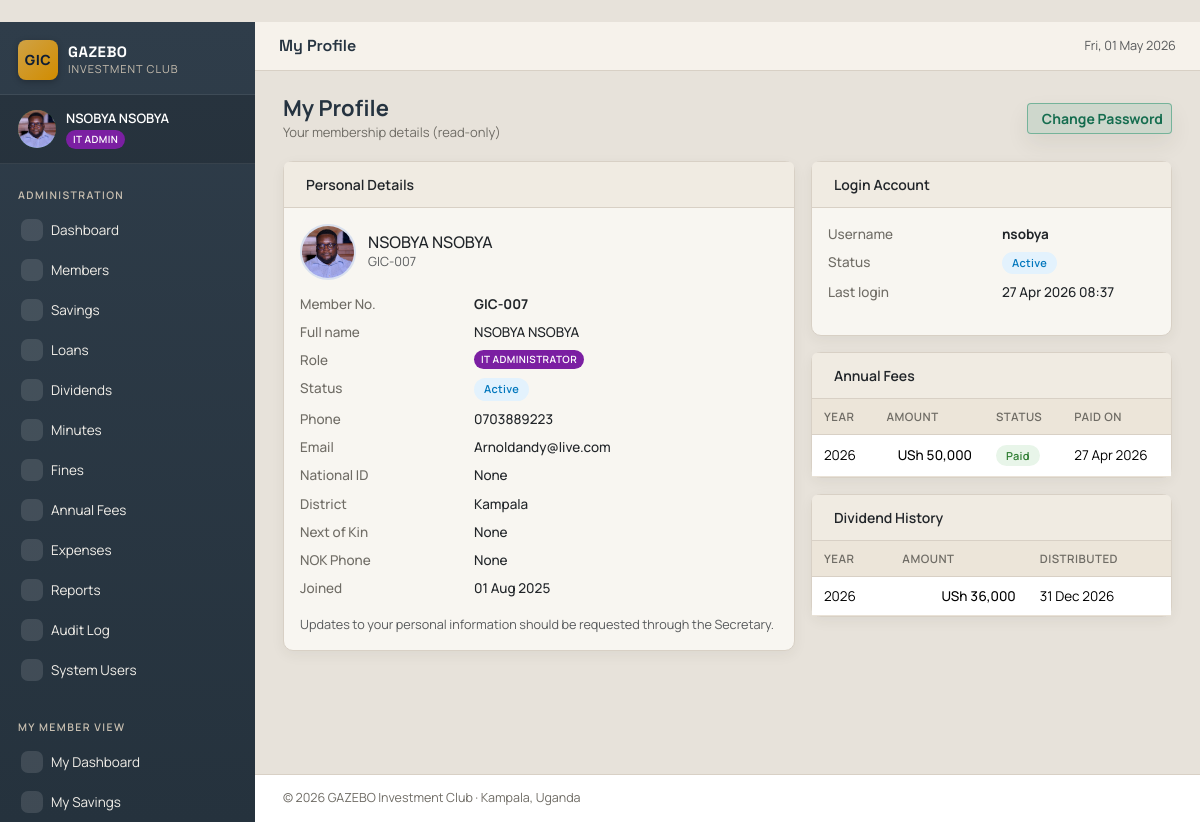
Page /member/profile (signed in) on the earlier database version.
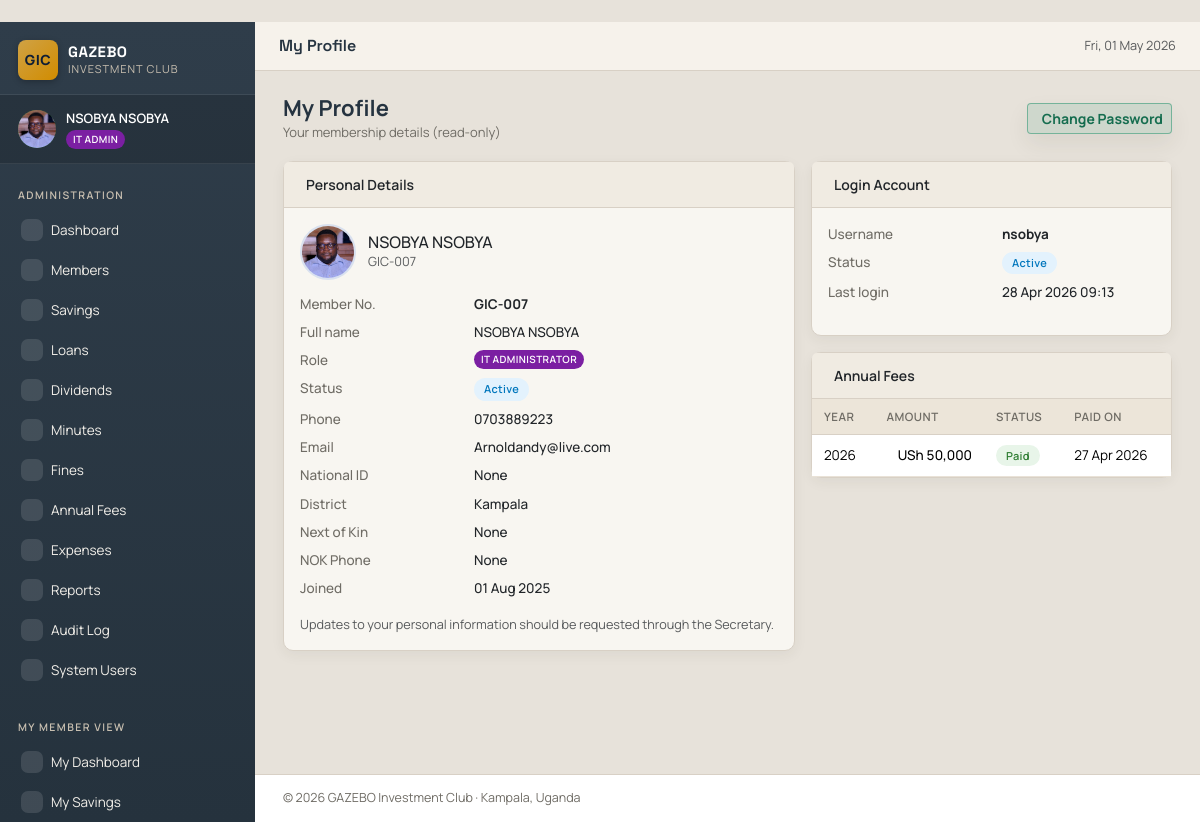
Same page on the later database version.
### tables this page shows
CREATE TABLE members (
    id              INTEGER PRIMARY KEY AUTOINCREMENT,
    member_no       TEXT UNIQUE NOT NULL,         -- e.g. GIC-001
    full_name       TEXT NOT NULL,
    phone           TEXT,
    email           TEXT,
    national_id     TEXT,
    district        TEXT DEFAULT 'Kampala',
    address         TEXT,
    next_of_kin     TEXT,
    nok_phone       TEXT,
    role            TEXT NOT NULL DEFAULT 'MEMBER',
    join_date       DATE NOT NULL,
    status          TEXT DEFAULT 'Active',        -- Active / Inactive / Suspended
    photo_url       TEXT,
    notes           TEXT,
    created_at      TIMESTAMP DEFAULT CURRENT_TIMESTAMP,
    updated_at      TIMESTAMP DEFAULT CURRENT_TIMESTAMP
, surname TEXT, first_name TEXT, other_names TEXT, gender TEXT, date_of_birth DATE, nationality TEXT DEFAULT 'Ugandan', marital_status TEXT, tin TEXT, nid_copy_url TEXT, alt_phone TEXT, whatsapp_no TEXT, village_street TEXT, employment_status TEXT, occupation TEXT, employer_business TEXT, monthly_income REAL, monthly_contribution REAL DEFAULT 100000, preferred_pay_date INTEGER, mobile_money_no TEXT, bank_account_no TEXT, share_account_no TEXT, nok_relationship TEXT, nok_address TEXT);

CREATE TABLE users (
    id              INTEGER PRIMARY KEY AUTOINCREMENT,
    username        TEXT UNIQUE NOT NULL,
    password_hash   TEXT NOT NULL,
    member_id       INTEGER UNIQUE,
    is_active       INTEGER DEFAULT 1,
    must_change_pw  INTEGER DEFAULT 1,
    last_login      TIMESTAMP,
    created_at      TIMESTAMP DEFAULT CURRENT_TIMESTAMP,
    FOREIGN KEY (member_id) REFERENCES members(id) ON DELETE CASCADE
);

CREATE TABLE annual_fees (
    id              INTEGER PRIMARY KEY AUTOINCREMENT,
    member_id       INTEGER NOT NULL,
    year            INTEGER NOT NULL,
    amount          INTEGER NOT NULL,
    status          TEXT DEFAULT 'Unpaid',  -- Paid / Unpaid
    paid_date       DATE,
    deadline        DATE,
    notes           TEXT,
    recorded_by     INTEGER,
    created_at      TIMESTAMP DEFAULT CURRENT_TIMESTAMP,
    FOREIGN KEY (member_id) REFERENCES members(id) ON DELETE CASCADE,
    FOREIGN KEY (recorded_by) REFERENCES users(id),
    UNIQUE (member_id, year)
);

CREATE TABLE dividend_payouts (
    id              INTEGER PRIMARY KEY AUTOINCREMENT,
    dividend_run_id INTEGER NOT NULL,
    member_id       INTEGER NOT NULL,
    amount          INTEGER NOT NULL,
    is_top_saver    INTEGER DEFAULT 0,
    notes           TEXT,
    FOREIGN KEY (dividend_run_id) REFERENCES dividend_runs(id) ON DELETE CASCADE,
    FOREIGN KEY (member_id) REFERENCES members(id)
);

CREATE TABLE dividend_runs (
    id                      INTEGER PRIMARY KEY AUTOINCREMENT,
    year                    INTEGER UNIQUE NOT NULL,
    total_interest_pool     INTEGER NOT NULL,
    top_saver_award         INTEGER NOT NULL,
    distributable_pool      INTEGER NOT NULL,
    member_count            INTEGER NOT NULL,
    per_member_amount       INTEGER NOT NULL,
    top_saver_id            INTEGER,
    top_saver_total         INTEGER,
    distribution_date       DATE NOT NULL,
    status                  TEXT DEFAULT 'Distributed', -- Distributed / Pending / Cancelled
    notes                   TEXT,
    processed_by            INTEGER,
    created_at              TIMESTAMP DEFAULT CURRENT_TIMESTAMP,
    FOREIGN KEY (top_saver_id) REFERENCES members(id),
    FOREIGN KEY (processed_by) REFERENCES users(id)
);

### member_routes.py (the view)
@bp.route('/profile')
def profile():
    db = get_db()
    member = _current_member()
    user = db.execute("SELECT * FROM users WHERE member_id=?",
                      (member['id'],)).fetchone()
    fines = db.execute(
        "SELECT * FROM fines WHERE member_id=? ORDER BY fine_date DESC",
        (member['id'],),
    ).fetchall()
    fees = db.execute(
        "SELECT * FROM annual_fees WHERE member_id=? ORDER BY year DESC",
        (member['id'],),
    ).fetchall()
    payouts = db.execute(
        """SELECT dp.*, dr.year, dr.distribution_date
             FROM dividend_payouts dp
             JOIN dividend_runs dr ON dr.id = dp.dividend_run_id
            WHERE dp.member_id=?
              AND dr.status IN ('Published', 'Distributed')
            ORDER BY dr.year DESC""",
        (member['id'],),
    ).fetchall()
    return render_template(
        'member/profile.html',
        member=member, user=user,
        fines=fines, fees=fees, payouts=payouts,
    )

### database.py (called while the page is built)
def get_db():
    if 'db' not in g:
        g.db = sqlite3.connect(
            current_app.config['DATABASE_PATH'],
            detect_types=sqlite3.PARSE_DECLTYPES,
        )
        g.db.row_factory = sqlite3.Row
        g.db.execute("PRAGMA foreign_keys = ON;")
    return g.db

### member_routes.py (called while the page is built)
@bp.before_request
@login_required
def _require_login():
    pass

def _current_member():
    db = get_db()
    member = db.execute(
        "SELECT * FROM members WHERE id = ?", (session['member_id'],)
    ).fetchone()
    if member:
        session['photo_url'] = member['photo_url']
    return member

### utils.py (called while the page is built)
def fmt_money(amount, with_symbol=True):
    if amount is None:
        amount = 0
    try:
        amount = int(amount)
    except (ValueError, TypeError):
        return str(amount)
    formatted = f"{amount:,}"
    if with_symbol:
        return f"{Config.CURRENCY_SYMBOL} {formatted}"
    return formatted

def login_required(f):
    @wraps(f)
    def decorated(*args, **kwargs):
        if 'user_id' not in session:
            flash('Please log in to continue.', 'warning')
            return redirect(url_for('auth.login', next=request.path))
        return f(*args, **kwargs)
    return decorated

### templates/member/profile.html (shortened to what this page needs)
﻿{% extends "base.html" %}
{% block topbar %}My Profile{% endblock %}
{% block content %}
<div class="page-header">
  <div><h1>My Profile</h1><div class="subtitle">Your membership details (read-only)</div></div>
  <a href="{{ url_for('auth.change_password') }}" class="btn btn-outline-primary btn-sm"> Change Password</a>
</div>
<div class="row g-3">
  <div class="col-md-7">
    <div class="card">
      <div class="card-header"> Personal Details</div>
      <div class="card-body">
        <div class="member-profile-head">
          {% if member.photo_url %}
          <img src="{{ url_for('static', filename=member.photo_url) }}" alt="{{ member.full_name }}" class="member-profile-photo">
          {% else %}
          <div class="member-profile-photo member-avatar-fallback">{{ (member.full_name or 'U')[0]|upper }}</div>
          {% endif %}
          <div>
            <div class="h6 mb-0">{{ member.full_name }}</div>
            <div class="small text-muted">{{ member.member_no }}</div>
          </div>
        </div>
        <dl class="kv-list">
          <dt>Member No.</dt><dd><strong>{{ member.member_no }}</strong></dd>
          <dt>Full name</dt><dd>{{ member.full_name }}</dd>
          <dt>Role</dt><dd><span class="role-badge role-{{ member.role|lower }}">{{ ROLES[member.role].name }}</span></dd>
          <dt>Status</dt><dd><span class="badge-pill badge-active">{{ member.status }}</span></dd>
          <dt>Phone</dt><dd>{{ member.phone or '-' }}</dd>
          <dt>Email</dt><dd>{{ member.email or '-' }}</dd>
          <dt>National ID</dt><dd>{{ member.national_id or '-' }}</dd>
          <dt>District</dt><dd>{{ member.district or '-' }}</dd>
          <dt>Next of Kin</dt><dd>{{ member.next_of_kin or '-' }}</dd>
          <dt>NOK Phone</dt><dd>{{ member.nok_phone or '-' }}</dd>
          <dt>Joined</dt><dd>{{ member.join_date|datefmt }}</dd>
        </dl>
        <p class="small text-muted mt-2 mb-0"> Updates to your personal information should be requested through the Secretary.</p>
      </div>
    </div>
  </div>
  <div class="col-md-5">
    <div class="card">
      <div class="card-header"> Login Account</div>
      <div class="card-body">
        {% if user %}
        <dl class="kv-list">
          <dt>Username</dt><dd><strong>{{ user.username }}</strong></dd>
          <dt>Status</dt><dd>{% if user.is_active %}<span class="badge-pill badge-active">Active</span>{% else %}<span class="badge-pill badge-defaulted">Disabled</span>{% endif %}</dd>
          <dt>Last login</dt><dd>{{ user.last_login|datetimefmt if user.last_login else 'Never' }}</dd>
        </dl>
        {% else %}
        <p>No login configured. Contact IT Admin.</p>
        {% endif %}
      </div>
    </div>
    <div class="card mt-3">
      <div class="card-header"> Annual Fees</div>
      <div class="card-body p-0">
        {% if fees %}
        <table class="table mb-0">
          <thead><tr><th>Year</th><th>Amount</th><th>Status</th><th>Paid On</th></tr></thead>
          <tbody>
            {% for f in fees %}
            <tr>
              <td>{{ f.year }}</td>
              <td class="table-money">{{ f.amount|money }}</td>
              <td><span class="badge-pill badge-{{ f.status|lower }}">{{ f.status }}</span></td>
              <td>{{ f.paid_date|datefmt if f.paid_date else '-' }}</td>
            </tr>
            {% endfor %}
          </tbody>
        </table>
        {% else %}
          <div class="empty-state small">No fee records.</div>
        {% endif %}
      </div>
    </div>
    {% if payouts %}
    <div class="card mt-3">
      <div class="card-header"> Dividend History</div>
      <div class="card-body p-0">
        <table class="table mb-0">
          <thead><tr><th>Year</th><th>Amount</th><th>Distributed</th></tr></thead>
          <tbody>
            {% for p in payouts %}
            <tr>
              <td>{{ p.year }}{% if p.is_top_saver %} <i class="ph ph-trophy text-warning"></i>{% endif %}</td>
              <td class="table-money">{{ p.amount|money }}</td>
              <td>{{ p.distribution_date|datefmt }}</td>
            </tr>
            {% endfor %}
          </tbody>
        </table>
      </div>
    </div>
    {% endif %}
  </div>
</div>
{% endblock %}

### templates/base.html (shortened to what this page needs)
﻿<!doctype html>
<html lang="en">
<head>
  <link href="https://cdn.jsdelivr.net/npm/bootstrap@5.3.3/dist/css/bootstrap.min.css" rel="stylesheet">
  <link href="https://cdn.jsdelivr.net/npm/bootstrap-icons@1.11.3/font/bootstrap-icons.css" rel="stylesheet">
  <link rel="stylesheet" href="https://unpkg.com/@phosphor-icons/web@2.1.1/src/regular/style.css">
  <link rel="stylesheet" href="{{ url_for('static', filename='css/style.css') }}">
</head>
<body class="app-body">
  {% if session.user_id %}
  <div class="app-shell">
    <aside class="app-sidebar" id="sidebar">
      <div class="brand">
        <div class="brand-mark">GIC</div>
        <div class="brand-text">
          <div class="brand-name">GAZEBO</div>
          <div class="brand-sub">Investment Club</div>
        </div>
      </div>
      <div class="user-card">
        <div class="user-avatar">
          {% if session.photo_url %}
          <img src="{{ url_for('static', filename=session.photo_url) }}" alt="Profile photo" class="avatar-img">
          {% else %}
          {{ session.full_name[0]|upper if session.full_name else 'U' }}
          {% endif %}
        </div>
        <div class="user-meta">
          <div class="user-name">{{ session.full_name }}</div>
          <div class="user-role">
            <span class="role-badge role-{{ session.role|lower }}">
              {% if session.role == 'IT_ADMIN' %}IT Admin
              {% elif session.role == 'CHAIRMAN' %}Chairman
              {% elif session.role == 'SECRETARY' %}Secretary
              {% elif session.role == 'TREASURER' %}Treasurer
              {% elif session.role == 'COMMITTEE' %}Committee
              {% else %}Member{% endif %}
            </span>
          </div>
        </div>
      </div>
      <nav class="app-nav">
        {% if ROLES[session.role].admin %}
          <div class="nav-section">Administration</div>
          <a href="{{ url_for('admin.dashboard') }}" class="nav-link {% if request.endpoint == 'admin.dashboard' %}active{% endif %}">
            <i class="ph ph-gauge"></i> Dashboard
          </a>
          <a href="{{ url_for('admin.members_list') }}" class="nav-link {% if request.endpoint and request.endpoint.startswith('admin.member') %}active{% endif %}">
            <i class="ph ph-users-three"></i> Members
          </a>
          <a href="{{ url_for('admin.savings_list') }}" class="nav-link {% if request.endpoint and request.endpoint.startswith('admin.savings') %}active{% endif %}">
            <i class="ph ph-bank"></i> Savings
          </a>
          <a href="{{ url_for('admin.loans_list') }}" class="nav-link {% if request.endpoint and request.endpoint.startswith('admin.loan') %}active{% endif %}">
            <i class="ph ph-hand-coins"></i> Loans
          </a>
          <a href="{{ url_for('admin.dividends_list') }}" class="nav-link {% if request.endpoint and request.endpoint.startswith('admin.dividend') %}active{% endif %}">
            <i class="ph ph-chart-line-up"></i> Dividends
          </a>
          <a href="{{ url_for('admin.minutes_list') }}" class="nav-link {% if request.endpoint and request.endpoint.startswith('admin.minutes') %}active{% endif %}">
            <i class="ph ph-notepad"></i> Minutes
          </a>
          <a href="{{ url_for('admin.fines_list') }}" class="nav-link {% if request.endpoint and request.endpoint.startswith('admin.fines') %}active{% endif %}">
            <i class="ph ph-warning-octagon"></i> Fines
          </a>
          <a href="{{ url_for('admin.fees_list') }}" class="nav-link {% if request.endpoint and request.endpoint.startswith('admin.fees') %}active{% endif %}">
            <i class="ph ph-receipt"></i> Annual Fees
          </a>
          <a href="{{ url_for('admin.expenses_list') }}" class="nav-link {% if request.endpoint and request.endpoint.startswith('admin.expenses') %}active{% endif %}" style="position:relative">
            <i class="ph ph-wallet"></i> Expenses
          </a>
          <a href="{{ url_for('admin.reports') }}" class="nav-link {% if request.endpoint == 'admin.reports' %}active{% endif %}">
            <i class="ph ph-chart-bar"></i> Reports
          </a>
          <a href="{{ url_for('admin.audit_list') }}" class="nav-link {% if request.endpoint == 'admin.audit_list' %}active{% endif %}">
            <i class="ph ph-shield-check"></i> Audit Log
          </a>
          <a href="{{ url_for('admin.users_list') }}" class="nav-link {% if request.endpoint and request.endpoint.startswith('admin.users') %}active{% endif %}">
            <i class="ph ph-user-gear"></i> System Users
          </a>
          <div class="nav-section mt-3">My Member View</div>
          <a href="{{ url_for('member.dashboard') }}" class="nav-link {% if request.endpoint == 'member.dashboard' %}active{% endif %}">
            <i class="ph ph-house-line"></i> My Dashboard
          </a>
          <a href="{{ url_for('member.savings_statement') }}" class="nav-link {% if request.endpoint == 'member.savings_statement' %}active{% endif %}">
            <i class="ph ph-file-text"></i> My Savings
          </a>
        {% endif %}
      </nav>
    </aside>
    <div class="app-content">
      <header class="app-topbar">
        <div class="topbar-title">{% block topbar %}{% endblock %}</div>
        <div class="topbar-actions">
          <span class="text-muted small d-none d-md-inline">{{ today.strftime('%a, %d %b %Y') }}</span>
        </div>
      </header>
      <main class="app-main">
        {% block content %}{% endblock %}
      </main>
      <footer class="app-footer">
        &copy; {{ today.year }} {{ CONFIG.CLUB_NAME }} &middot; {{ CONFIG.CLUB_LOCATION }}
      </footer>
    </div>
  </div>
  {% else %}
    {% block auth_content %}{% endblock %}
  {% endif %}
</body>
</html>

Differences in the rows shown:
removed dividend_payouts: year "2026", amount "USh 36,000", distribution_date "31 Dec 2026"
changed users "nsobya": last_login "27 Apr 2026 08:37" → "28 Apr 2026 09:13"
Other differences:
text no longer shown: "Dividend History YEAR AMOUNT DISTRIBUTED"
